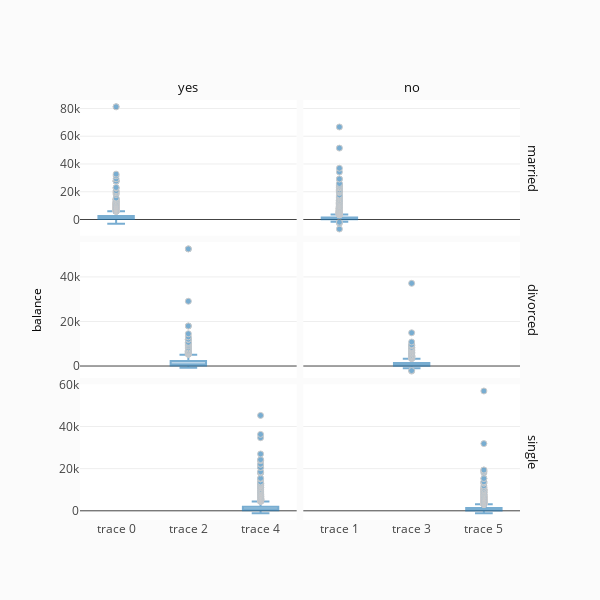

This figure's notebook cell:
### Code cell
# Hmmm We have missed some important clients with some high balances. 
# This shouldn't be happening.
fig = ff.create_facet_grid(
    df,
    y='balance',
    facet_row='marital',
    facet_col='deposit',
    trace_type='box',
)

iplot(fig, filename='facet - box traces')

### Figure 1 — Plotly figure (JSON) as saved in the notebook; plotly's stock layout.template omitted (floating-point values rounded to 4 significant figures; data arrays with more than 128 entries replaced by an {"elided": "..."} marker saying what was removed)
{"data": [{"marker": {"color": "rgb(31, 119, 180)", "line": {"color": "darkgrey", "width": 1}}, "opacity": 0.6, "type": "box", "uid": "0956ff24-3acb-41c9-95a4-b0b90aa20de1", "xaxis": "x", "y": {"elided": "2562 int values"}, "yaxis": "y"}, {"marker": {"color": "rgb(31, 119, 180)", "line": {"color": "darkgrey", "width": 1}}, "opacity": 0.6, "type": "box", "uid": "35150ed2-5b1b-4606-86c2-5403ee809022", "xaxis": "x2", "y": {"elided": "3253 int values"}, "yaxis": "y"}, {"marker": {"color": "rgb(31, 119, 180)", "line": {"color": "darkgrey", "width": 1}}, "opacity": 0.6, "type": "box", "uid": "d5104f7f-464a-4524-9a4a-60309c4c2b00", "xaxis": "x", "y": {"elided": "572 int values"}, "yaxis": "y2"}, {"marker": {"color": "rgb(31, 119, 180)", "line": {"color": "darkgrey", "width": 1}}, "opacity": 0.6, "type": "box", "uid": "ba1103c6-40f3-4d04-8287-f74a2ee2a5aa", "xaxis": "x2", "y": {"elided": "602 int values"}, "yaxis": "y2"}, {"marker": {"color": "rgb(31, 119, 180)", "line": {"color": "darkgrey", "width": 1}}, "opacity": 0.6, "type": "box", "uid": "6302e55a-fbca-4243-9efe-f5956acd4646", "xaxis": "x", "y": {"elided": "1833 int values"}, "yaxis": "y3"}, {"marker": {"color": "rgb(31, 119, 180)", "line": {"color": "darkgrey", "width": 1}}, "opacity": 0.6, "type": "box", "uid": "3e9ffac7-3c21-4829-95d2-9a8711508743", "xaxis": "x2", "y": {"elided": "1503 int values"}, "yaxis": "y3"}], "layout": {"annotations": [{"font": {"color": "#0f0f0f", "size": 13}, "showarrow": false, "text": "yes", "textangle": 0, "x": 0.2462, "xanchor": "center", "xref": "paper", "y": 1.03, "yanchor": "middle", "yref": "paper"}, {"font": {"color": "#0f0f0f", "size": 13}, "showarrow": false, "text": "no", "textangle": 0, "x": 0.7537, "xanchor": "center", "xref": "paper", "y": 1.03, "yanchor": "middle", "yref": "paper"}, {"font": {"color": "#0f0f0f", "size": 13}, "showarrow": false, "text": "married", "textangle": 90, "x": 1.03, "xanchor": "center", "xref": "paper", "y": 0.8383, "yanchor": "middle", "yref": "paper"}, {"font": {"color": "#0f0f0f", "size": 13}, "showarrow": false, "text": "divorced", "textangle": 90, "x": 1.03, "xanchor": "center", "xref": "paper", "y": 0.5, "yanchor": "middle", "yref": "paper"}, {"font": {"color": "#0f0f0f", "size": 13}, "showarrow": false, "text": "single", "textangle": 90, "x": 1.03, "xanchor": "center", "xref": "paper", "y": 0.1617, "yanchor": "middle", "yref": "paper"}, {"font": {"color": "#000000", "size": 12}, "showarrow": false, "text": "", "textangle": 0, "x": 0.5, "xanchor": "center", "xref": "paper", "y": -0.1, "yanchor": "middle", "yref": "paper"}, {"font": {"color": "#000000", "size": 12}, "showarrow": false, "text": "balance", "textangle": -90, "x": -0.1, "xanchor": "center", "xref": "paper", "y": 0.5, "yanchor": "middle", "yref": "paper"}], "height": 600, "legend": {"bgcolor": "#efefef", "borderwidth": 1, "x": 1.05, "y": 1, "yanchor": "top"}, "paper_bgcolor": "rgb(251, 251, 251)", "showlegend": false, "title": {"text": ""}, "width": 600, "xaxis": {"anchor": "y3", "domain": [0.0, 0.4925]}, "xaxis2": {"anchor": "free", "domain": [0.5075, 1.0], "position": 0.0}, "yaxis": {"anchor": "free", "domain": [0.6767, 1.0], "position": 0.0}, "yaxis2": {"anchor": "free", "domain": [0.3383, 0.6617], "position": 0.0}, "yaxis3": {"anchor": "x", "domain": [0.0, 0.3233]}}}
